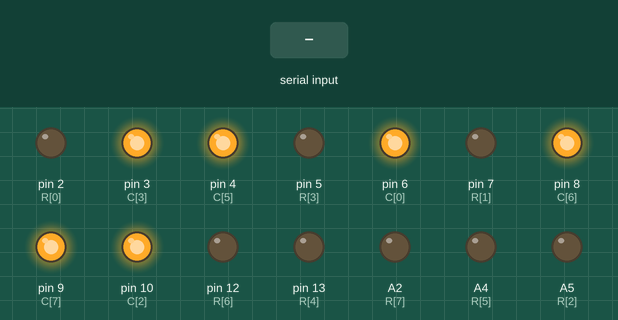
A sketch run on a simulated Arduino Uno, built with avr-gcc and run on an emulated ATmega328P. Parts: output pins drawn as LEDs (lit = HIGH). Inputs (shaded band) come from the test bench.

Above: at 1.2 s.
1.3 s: "90,45\n" received over Serial
At 2.5 s:
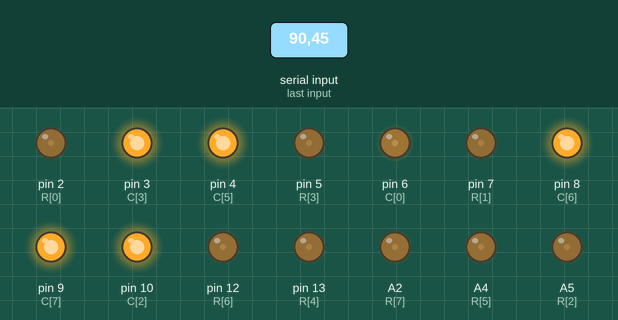
2.8 s: "30,150\n" received over Serial
At 3.6 s:
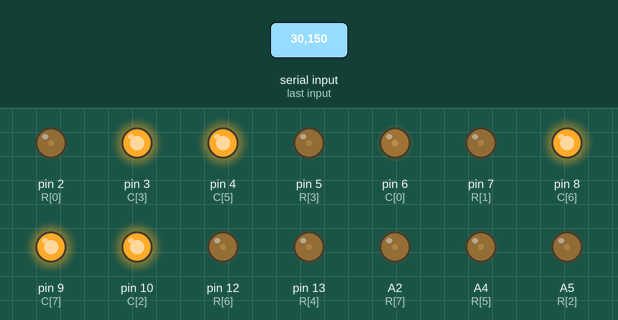
Timing chart, 0 to 5.8 s (numbered marks = the images above; inputs shaded):
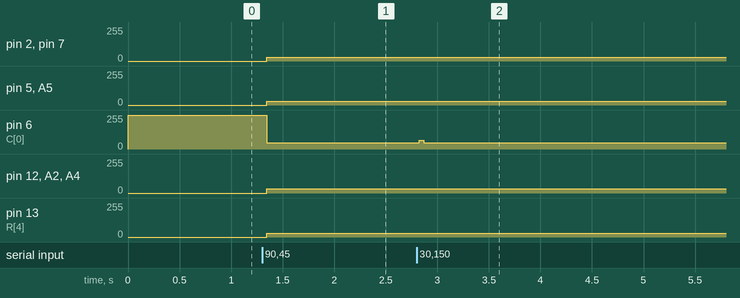

Measured:
- after the input at 1.3 s, pin 2 (R[0]), pin 7 (R[1]): 0/255 → 27/255 after 0.05 s; pin 5 (R[3]), A5 (R[2]): 0/255 → 28/255 after 0.05 s; pin 6 (C[0]): 255/255 → 48/255 after 0.05 s; pin 12 (R[6]), A2 (R[7]), A4 (R[5]): 0/255 → 32/255 after 0.05 s; pin 13 (R[4]): 0/255 → 29/255 after 0.05 s
- after the input at 2.8 s, pin 6 (C[0]): 48/255 → 67/255 at once, → 48/255 0.04 s later

The sketch:

music_arduino.ino
```cpp
// 設定列（Row）與行（Column）腳位對應 LED 矩陣的控制腳位
int R[] = {2, 7, A5, 5, 13, A4, 12, A2};
int C[] = {6, 11, 10, 3, A3, 4, 8, 9};

int heights[8] = {0}; // 用來儲存 8 欄柱狀圖的高度
String inputString = ""; // 暫存從序列埠接收到的字串

void setup() {
  Serial.begin(9600); // 啟動序列通訊，設定為 9600 baud rate

  // 設定所有 R 與 C 腳位為輸出模式
  for (int i = 0; i < 8; i++) {
    pinMode(R[i], OUTPUT);
    pinMode(C[i], OUTPUT);
  }

  clearAll();  // 開機時關閉所有 LED 燈
}

void loop() {
  readSerialData();    // 持續監聽是否有新的序列資料進來
  displayBars();       // 根據目前 heights[] 顯示柱狀圖
}

// 讀取序列埠輸入的字串，例如 "3,5,1,8,0,2,7,4"
void readSerialData() {
  if (Serial.available()) {
    inputString = Serial.readStringUntil('\n'); // 讀取直到換行符號的字串
    parseInput(inputString); // 將字串解析為整數並存入 heights[]
  }
}

// 將以逗號分隔的資料字串轉換為整數陣列
void parseInput(String data) {
  int lastComma = 0;

  data.trim();  // 移除前後空白或換行符號

  for (int i = 0; i < 8; i++) {
    int commaIndex = data.indexOf(',', lastComma); // 找到下一個逗號位置
    if (commaIndex == -1 && i < 7) return;  // 如果資料不足 8 個數值，直接退出
    // 根據是否為最後一個數值，取得對應的子字串
    String value = (i == 7) ? data.substring(lastComma) : data.substring(lastComma, commaIndex);
    heights[i] = constrain(value.toInt(), 0, 8);  // 將值限制在 0～8 之間
    lastComma = commaIndex + 1; // 更新下一次搜尋的起始位置
  }
}

// 根據 heights[] 不斷更新 LED 顯示柱狀圖
void displayBars() {
  for (int col = 0; col < 8; col++) { // 對每一欄
    for (int row = 0; row < heights[col]; row++) { // 顯示對應高度
      lightLED(7 - row, col);  // 注意：第0列在最上面，第7列在最下面
      delayMicroseconds(300);  // 給短暫的時間讓 LED 顯示，不然會閃爍
      clearAll();              // 清除全部 LED，避免殘影
    }
  }
}

// 點亮特定一顆 LED
void lightLED(int row, int col) {
  digitalWrite(R[row], HIGH);  // 將對應列設為高電位
  digitalWrite(C[col], LOW);   // 將對應行設為低電位 → 點亮交叉點的 LED
}

// 關閉所有 LED
void clearAll() {
  for (int i = 0; i < 8; i++) {
    digitalWrite(R[i], LOW);   // 所有列關閉
    digitalWrite(C[i], HIGH);  // 所有行拉高 → LED 熄滅
  }
}
```
